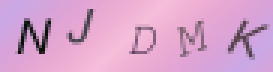
#> input picture captcha.png, 91 x 24 px (shown 3 times larger)
$ python -i alignLetter.py   (imports and definitions only)
#> lines starting #> are read from the running program, lines starting #| are printed output that depends on the picture
#> further down, picture is the input picture: PIL image 91x24 RGBA; mean R, G, B, A 186.2, 63.8, 152, 127.5
import pytesseract as tes
import random
from PIL import ImageEnhance
from PIL import Image
from PIL import ImageOps
from PIL import ImageDraw
import numpy as np
import math


def dot(vA, vB):
    return vA[0] * vB[0] + vA[1] * vB[1]

def ang(lineA, lineB):
    # Get nicer vector form
    vA = [(lineA[0][0] - lineA[1][0]), (lineA[0][1] - lineA[1][1])]
    vB = [(lineB[0][0] - lineB[1][0]), (lineB[0][1] - lineB[1][1])]
    # Get dot prod
    dot_prod = dot(vA, vB)
    # Get magnitudes
    magA = dot(vA, vA) ** 0.5
    magB = dot(vB, vB) ** 0.5
    # Get cosine value
    cos_ = dot_prod / magA / magB
    # Get angle in radians and then convert to degrees
    angle = math.acos(dot_prod / magB / magA)
    # Basically doing angle <- angle mod 360
    ang_deg = math.degrees(angle)%360

    if ang_deg - 180 >= 0:
        # As in if statement
        return 360 - ang_deg
    else:
        return ang_deg

def alignLetter(img):
    R, G, B = img.convert('RGB').split() # split RGB layers
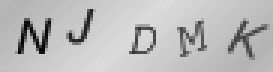
#> R: PIL image 91x24 L (shown 3 times larger); min 6, max 220, mean 186.2
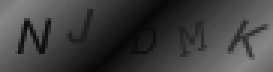
#> G: PIL image 91x24 L (shown 3 times larger); min 8, max 135, mean 63.8
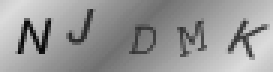
#> B: PIL image 91x24 L (shown 3 times larger); min 8, max 220, mean 152
    r = R.load()
    g = G.load()
    b = B.load()
    width, height = img.size
#> width = 91; height = 24

    #horizontal
    endingPointOfLetterHorizontal = 1
    startingPointOfLetterHorizontal = 0
    alreadySavedFirstBlackColumn = False

    for xH in range(1, width):
        column = []
        for yH in range(height):

            if r[xH, yH] == 0 and g[xH, yH] == 0 and b[xH, yH] == 0:
               column.append(True)
            else:
               column.append(False)

        if all(item for item in column):
            if alreadySavedFirstBlackColumn == False:
                    endingPointOfLetterHorizontal = xH
                    alreadySavedFirstBlackColumn = True
        else:
            if alreadySavedFirstBlackColumn == True:
                startingPointOfLetterHorizontal = xH
                alreadySavedFirstBlackColumn = False
#> after the loop, alreadySavedFirstBlackColumn = False; endingPointOfLetterHorizontal = 1; startingPointOfLetterHorizontal = 0

    #vertical
    endingPointOfLetterVertical = 1
    startingPointOfLetterVertical = 0
    alreadySavedFirstBlackRow = False

    for yV in range(1, height):
        row = []
        for xV in range(width):

            if r[xV, yV] == 0 and g[xV, yV] == 0 and b[xV, yV] == 0:
               row.append(True) # If pixel is black, add True to row
            else:
               row.append(False)

        if all(item for item in row): # If all in row are black
            if alreadySavedFirstBlackRow == False:
                endingPointOfLetterVertical = yV
                alreadySavedFirstBlackRow = True
        else:
            if alreadySavedFirstBlackRow == True:
                startingPointOfLetterVertical = yV
                alreadySavedFirstBlackRow = False
#> after the loop, alreadySavedFirstBlackRow = False; endingPointOfLetterVertical = 1; startingPointOfLetterVertical = 0


    #demo stuff
    for x in range(1, width):
        column = []
        for y in range(height):

            if x > startingPointOfLetterHorizontal and x < endingPointOfLetterHorizontal:
                if y > startingPointOfLetterVertical and y < endingPointOfLetterVertical:
                    r[x, y] = 128
                    g[x, y] = 128
                    b[x, y] = 128

# [4 lines of commented-out code are left out]

    point1 = startingPointOfLetterHorizontal, endingPointOfLetterVertical
#> point1 = (0, 1)
    point2 = endingPointOfLetterHorizontal, startingPointOfLetterVertical
#> point2 = (1, 0)

    angle = ang(
    ( (point1), (point2) ),
    ( (0, 0), (0, img.height) )
    )
#> angle = 135

    img.rotate((angle - 90))
    return img

>>> from PIL import Image
>>> picture = Image.open('../captcha.png')
>>> result = alignLetter(picture)
